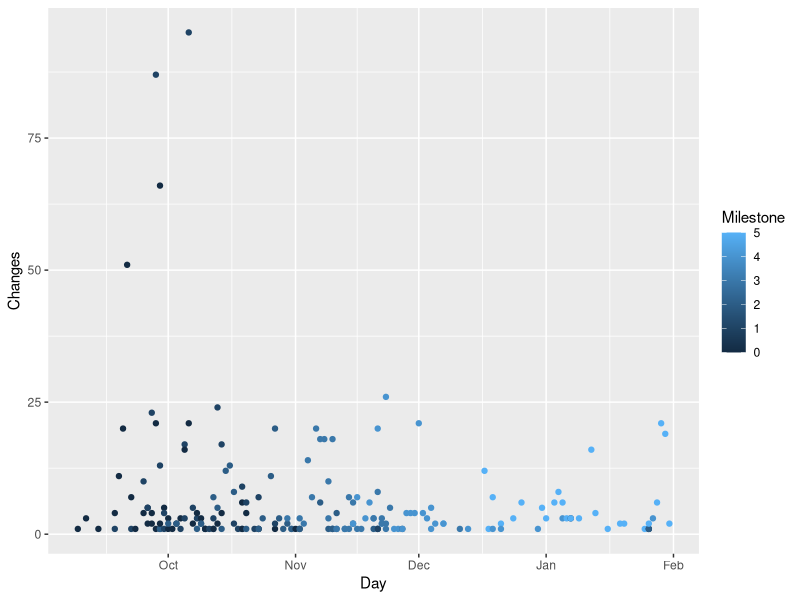

Reproduce this figure in R.
library("lubridate")
library("ggplot2")
dates <- read.csv("iv-changes.csv")
dates$Day <- as.Date(dates$Day,format="%m/%d/%Y")
 ggplot(dates,aes(x=Day,y=Changes,group=Class,color=Milestone))+geom_point()

